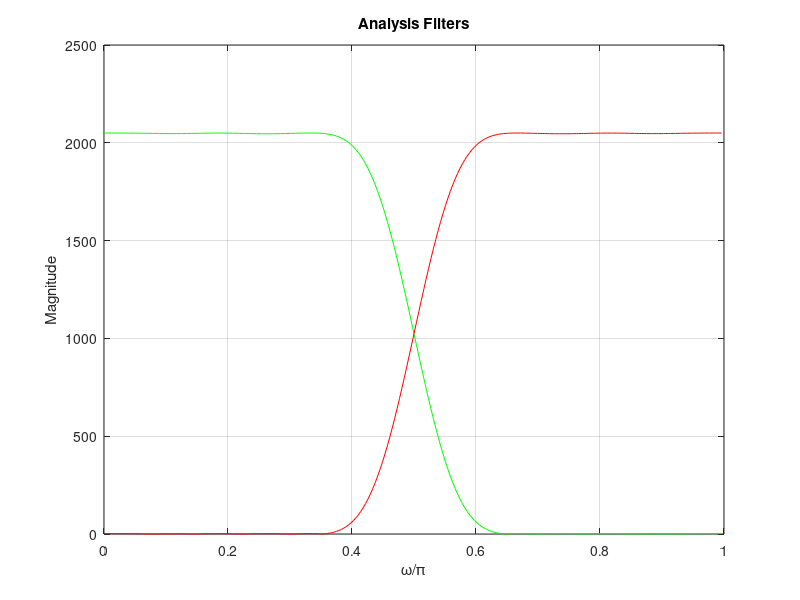
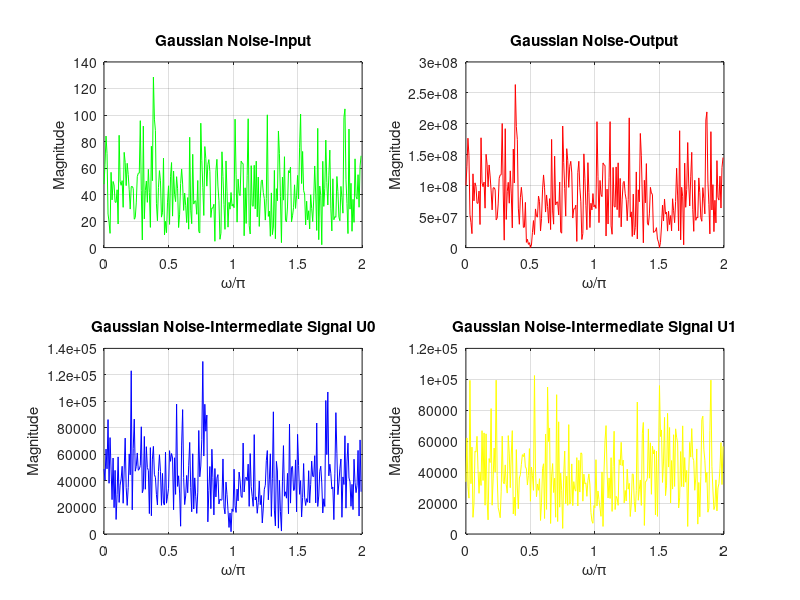
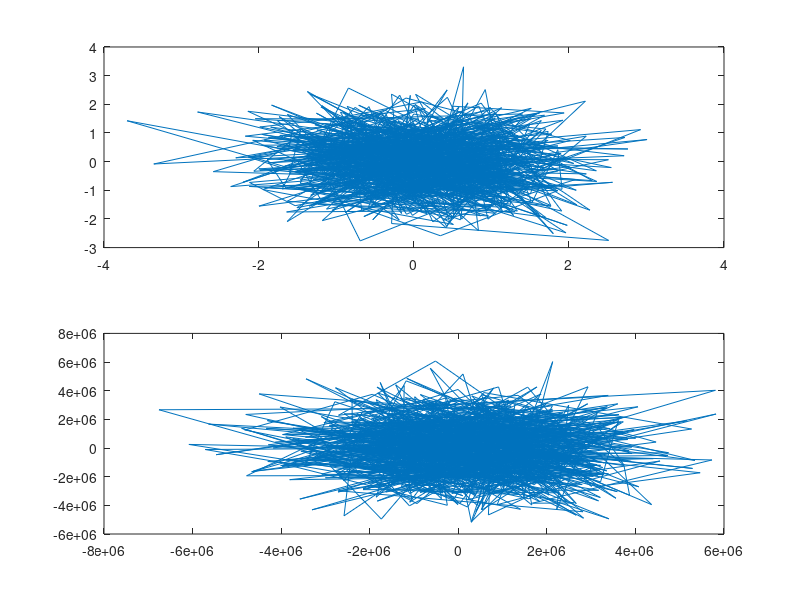

These charts were generated, in order, by the following MATLAB code:
clc;
clear all;
close all;
% [N,fpts,mag,wt]=firpmord([0.395 0.605],[1 0],[0.0005 0.0005]);
% [q,err]=firpm(N,fpts,mag,wt);
% q(18)=q(18)+err;
h0=[-1 0 3 0 -8 0 21 0 -45 0 91 0 -191 0 643 1024 643 0 -191 0 91 0 -45 0 21 0 -8 0 3 0 -1];
g0=h0;
k=0:30;
h1=((-1).^k).*g0;
g1=-((-1).^k).*h0;
[H0,w0] = freqz(h0,1,256);
[H1,w1] = freqz(h1,1,256);
[G0,w2] = freqz(g0,1,256);
[G1,w3] = freqz(g1,1,256);
plot(w0/pi,abs(H0),'g',w1/pi,abs(H1),'r'),title('Analysis Filters');xlabel('\omega/\pi'); ylabel('Magnitude');grid;figure;plot(w2/pi,abs(G0),'b',w3/pi,abs(G1),'y'),title('Synthesis Filters');grid;xlabel('\omega/\pi'); ylabel('Magnitude');
%m = input('Input Length = ');
%% Random Data
%x=randn(1,1024)+j*randn(1,1024);
%% Band-Pass Data
%% Band Pass Data
n=0:1023;
 xi = 1344*cos(0.06*pi*n)+864*cos(0.18*n)+8543*cos(0.38*pi*n)-43*cos(0.8*pi*n);
 xq = 1344*sin(0.06*pi*n)+864*sin(0.18*pi*n)+8543*sin(0.38*pi*n)-43*sin(0.8*pi*n);
 x=randn(1,1024)+j*randn(1,1024);
v0=conv(h0,x);
u0=downsample(v0,2);
d0=upsample(u0,2);
y0=conv(d0,g0);
v1=conv(h1,x);
u1=downsample(v1,2);
d1=upsample(u1,2);
y1=conv(d1,g1);
y=y0+y1;
[X,w4] = freqz(x,1,256);
[U0,w5] = freqz(u0,1,256);
[U1,w6] = freqz(u1,1,256);
[Y,w7] = freqz(y,1,256);
subplot(2,2,1);
plot(w4/pi,abs(X),'g'),title('Gaussian Noise-Input');xlabel('\omega/\pi'); ylabel('Magnitude');grid;
subplot(2,2,2);
plot(w7/pi,abs(Y),'r'),title('Gaussian Noise-Output');xlabel('\omega/\pi'); ylabel('Magnitude');grid;
subplot(2,2,3);
plot(w5/pi,abs(U0),'b'),title('Gaussian Noise-Intermediate Signal U0');xlabel('\omega/\pi'); ylabel('Magnitude');grid;
subplot(2,2,4);
plot(w6/pi,abs(U1),'y'),title('Gaussian Noise-Intermediate Signal U1');xlabel('\omega/\pi'); ylabel('Magnitude');grid;
figure;
subplot(211);plot(x);
subplot(212);plot(y);
sum=0;
for k=1:1024
    MSEr(k)=abs(x(k)-y(k))^2/abs(x(k))^2;
    sum=sum+MSEr(k);
end
MSError=sqrt(sum)/1024